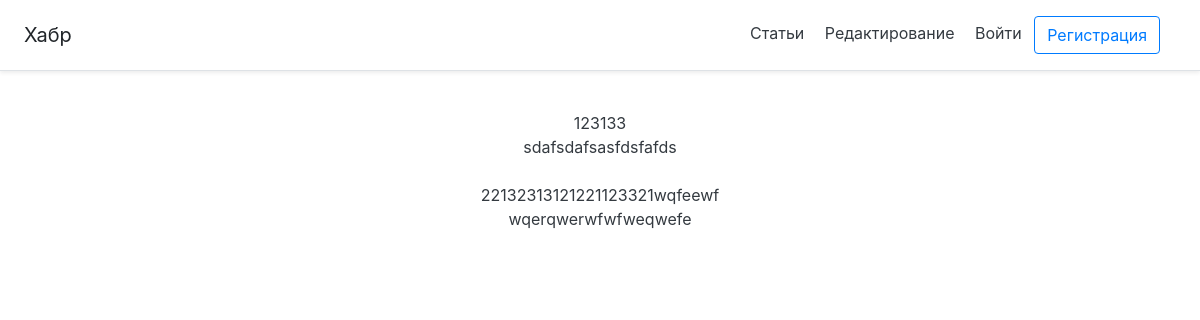
The app's page /, older data.
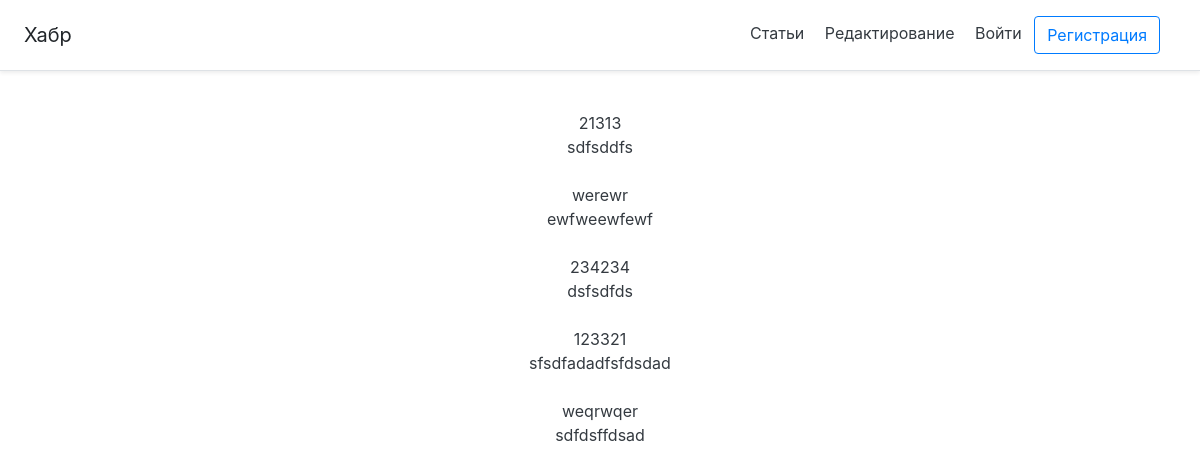
The same page, newer data.
### main/models.py (models this page shows, shortened)
class Article(models.Model):
    user_id = models.ForeignKey(User, on_delete=models.CASCADE, blank=True, null=True)
    create_date = models.DateTimeField(auto_now=True)
    title = models.CharField('title', max_length=100, null=False)
    body = models.TextField('body', null=False)

### main/views.py (the view)
# urls.py: path('', views.HomeListView.as_view()),
class HomeListView(ListView):
    model = Article
    template_name = 'main/index.html'
    context_object_name = 'articles'

### main/templates/main/index.html
{% extends 'main/base.html' %}
{% block content %}
{% for i in articles%}
<div class="list-group.mt-4">
    <br>
    <a class="text-dark" href="/article/{{i.id}}">{{i.title}}<br>{{i.body|truncatechars:"100"}}</a>
    <br>
</div>
{% endfor %}
{% endblock %}

Row changes from the older to the newer data that the page shows:
removed Article: title "123133", body "sdafsdafsasfdsfafds"
removed Article: title "22132313121221123321wqfeewf", body "wqerqwerwfwfweqwefe"
added Article: title "21313", body "sdfsddfs"
added Article: title "werewr", body "ewfweewfewf"
added Article: title "234234", body "dsfsdfds"
added Article: title "123321", body "sfsdfadadfsfdsdad"
added Article: title "weqrwqer", body "sdfdsffdsad"
